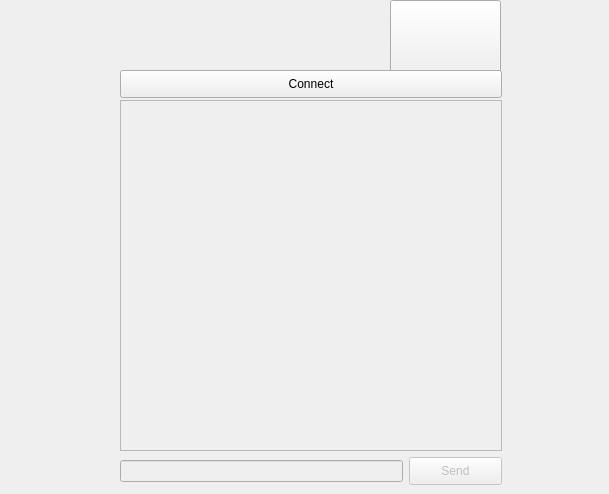
<?xml version="1.0" encoding="UTF-8"?>
<ui version="4.0">
 <class>MyChat_employe</class>
 <widget class="QWidget" name="MyChat_employe">
  <property name="geometry">
   <rect>
    <x>0</x>
    <y>0</y>
    <width>609</width>
    <height>494</height>
   </rect>
  </property>
  <property name="windowTitle">
   <string>Form</string>
  </property>
  <widget class="QListView" name="chatView">
   <property name="enabled">
    <bool>false</bool>
   </property>
   <property name="geometry">
    <rect>
     <x>120</x>
     <y>100</y>
     <width>382</width>
     <height>351</height>
    </rect>
   </property>
   <property name="editTriggers">
    <set>QAbstractItemView::NoEditTriggers</set>
   </property>
  </widget>
  <widget class="QPushButton" name="sendButton">
   <property name="enabled">
    <bool>false</bool>
   </property>
   <property name="geometry">
    <rect>
     <x>409</x>
     <y>457</y>
     <width>93</width>
     <height>28</height>
    </rect>
   </property>
   <property name="text">
    <string>Send</string>
   </property>
   <property name="default">
    <bool>true</bool>
   </property>
  </widget>
  <widget class="QLineEdit" name="messageEdit">
   <property name="enabled">
    <bool>false</bool>
   </property>
   <property name="geometry">
    <rect>
     <x>120</x>
     <y>460</y>
     <width>283</width>
     <height>22</height>
    </rect>
   </property>
  </widget>
  <widget class="QPushButton" name="pushButton">
   <property name="geometry">
    <rect>
     <x>390</x>
     <y>0</y>
     <width>111</width>
     <height>81</height>
    </rect>
   </property>
   <property name="text">
    <string/>
   </property>
   <property name="icon">
    <iconset>
     <normaloff>:/image/image/chatClient.png</normaloff>:/image/image/chatClient.png</iconset>
   </property>
   <property name="iconSize">
    <size>
     <width>100</width>
     <height>100</height>
    </size>
   </property>
  </widget>
  <widget class="QPushButton" name="connectButton">
   <property name="geometry">
    <rect>
     <x>120</x>
     <y>70</y>
     <width>382</width>
     <height>28</height>
    </rect>
   </property>
   <property name="text">
    <string>Connect</string>
   </property>
  </widget>
 </widget>
 <resources/>
 <connections/>
</ui>
